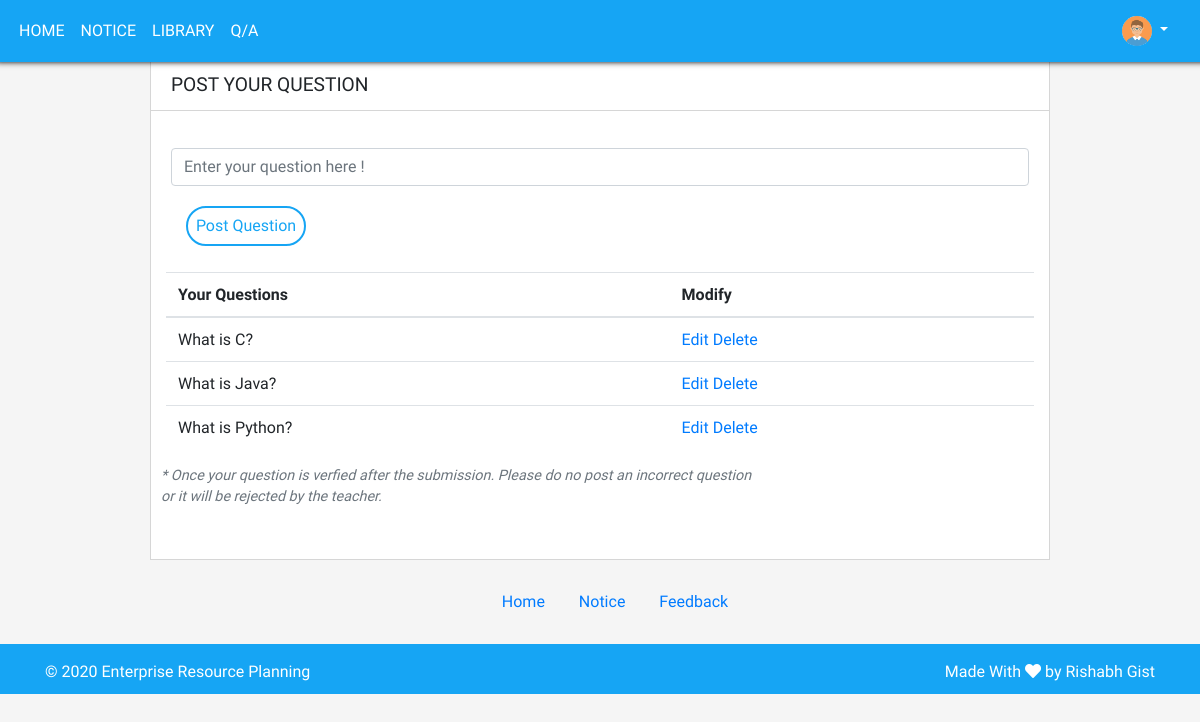
Before: /post.php (signed in) with the older database file.
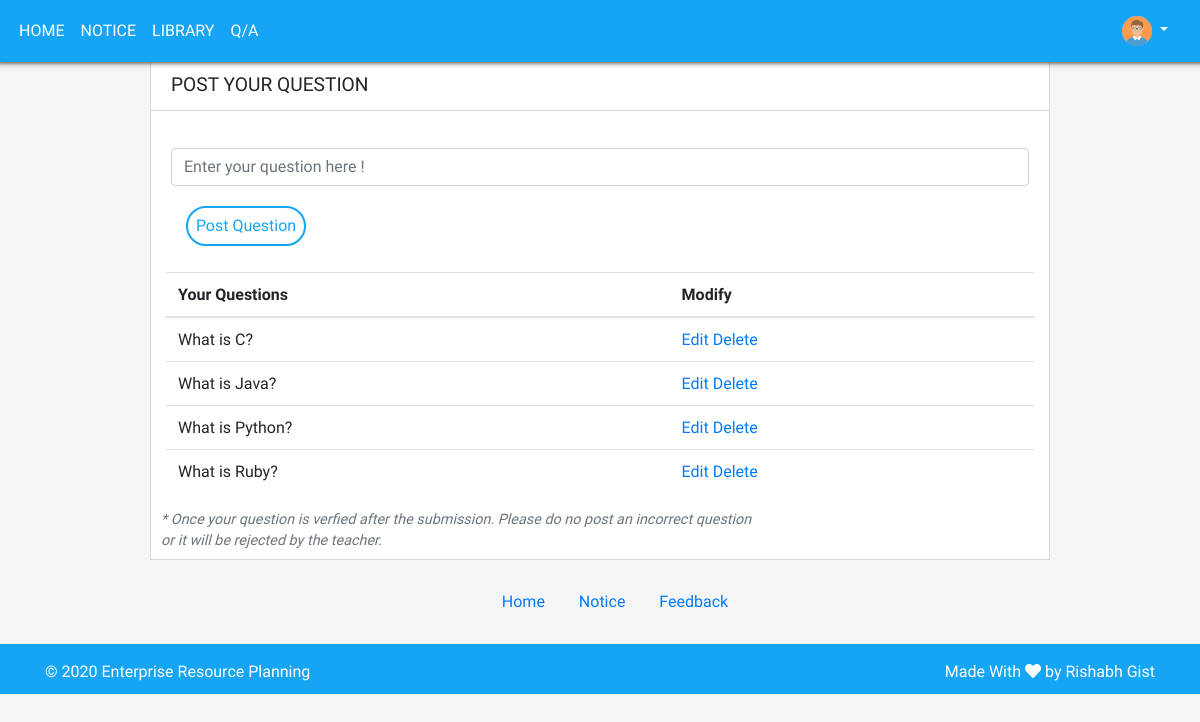
After: the same page with the newer database file.
### tables this page shows
CREATE TABLE IF NOT EXISTS `post` (
  `id` int(100) NOT NULL AUTO_INCREMENT,
  `posted_by` varchar(100) DEFAULT NULL,
  `post_title` varchar(100) DEFAULT NULL,
  `post_date` varchar(200) DEFAULT NULL,
  `post_like` int(100) DEFAULT NULL,
  PRIMARY KEY (`id`)
);

### post.php (the view, shortened to what this page needs)
<?php
include 'includes/header.php';
include 'includes/nav.php';
$user = $_SESSION['username'];
?>
<div>
	<div class="post-details">
	<div class="profile-div">
	        <span class="profile-heading">Post Your Question</span>
	</div>
	<form class="form-group" method="post">
		<input type="text" name="question" class="form-control" placeholder="Enter your question here !" value="">
		<div class="row" style="margin: auto;">
			<div class="col-md-2">
				<button class="btn-ask btn-profile" name="save">Post Question</button>
			</div>
			<div class="col-md-4">
			</div>
		</div>
	</form>
	<div class="container">
		<table class="table table-hover">
		  <thead>
		    <tr>
		      <th colspan="3">Your Questions</th>
		      <th scope="col">Modify</th>
		    </tr>
		  </thead>
		  <tbody>
		  <?php
			$all_question = "SELECT *  FROM post WHERE posted_by ='$user'";
			$result2 = mysqli_query($con,$all_question);
			while ($row = mysqli_fetch_assoc($result2)) {
				$id = $row['id'];
				$question = $row['post_title'];
			?>
		    <tr>
		      <td colspan="3"><?php echo $question ?></td>
		      <td><a href="post.php?edit=<?php echo $id?>" class="modify-link" >Edit</a>&nbsp;<a href="post.php?delete=<?php echo $id?>" class="modify-link">Delete</a></td>
		    </tr>
		<?php } ?>
		  </tbody>
		</table>
	</div>
<span class="text-muted"> * Once your question is verfied after the submission. Please do no post an incorrect question </span><br>
<span class="text-muted">or it will be rejected by the teacher.</span>
</div>
<?php include 'includes/footer.php'; ?>

### includes/header.php (shortened to what this page needs)
<html>
<head>
    <link rel="stylesheet" type="text/css" href="css/style.css">
    <link rel="stylesheet" type="text/css" href="css/bootstrap.css">
    <link rel="stylesheet" type="text/css" href="https://cdnjs.cloudflare.com/ajax/libs/font-awesome/5.13.0/css/all.min.css">
</head>

### includes/nav.php (shortened to what this page needs)
<?php
if ($_SESSION['role'] == 'student' || $_SESSION['role'] == 'teacher') {
 $user = 'user';
}else{
  $user = 'admin';
}
 ?>
<?php
if ($_SESSION['role'] == 'student' || $_SESSION['role'] == 'admin' ) {
?>
<nav class="navbar fixed-top navbar-expand row">
        <ul class="navbar-nav">
            <li class="nav-item active">
                <a href="<?php echo $user; ?>" class="nav-link">HOME</a>
            </li>
            <li class="nav-item">
                <a href="notice" class="nav-link">NOTICE</a>
            </li>
            <li class="nav-item">
                <a href="library" class="nav-link">LIBRARY</a>
            </li>
            <li class="nav-item">
                <a href="qna" class="nav-link">Q/A</a>
            </li>
          </ul>
<?php } ?>
        <ul class="col-md-2 nav-profile">
           <li class="nav-item nav-profile">
            <div class="dropdown-container">
             <a class="nav-link dropdown-toggle" href="#" id="navbarDropdown" role="button" data-toggle="dropdown">
                    <img src="img/profile.png" class="profilePicNav">
                </a>
              </div>
             </li>
          </ul>
    </nav>
  <body class="bg">
<div class="page">

### includes/footer.php (shortened to what this page needs)
<div class="container-foot">
  <a href="#" class="footer-link">Home</a>
  <a href="#" class="footer-link">Notice</a>
  <a href="#" class="footer-link">Feedback</a>
</div>
</div>
</body>
<footer class="footer mt-auto py-3">
        <div class="container">
        <div class="row">
          <div class="container-footer col-md-6">
            <span>&copy; 2020 Enterprise Resource Planning</span>
          </div>
          <div class="container-footer-made col-md-6">
            <span>Made With <i class="fas fa-heart" style="color: #fff;"></i> by Rishabh Gist </span>
          </div>
     </div>
     </div>
    </footer>
</html>

### css/style.css (style rules this page uses)
html { margin: 0; height: 100%; }
body { position: relative; min-height: 100%; min-height: 100vh; }
.dropdown-container { position: relative; }
.page { min-height: 100%; }
.bg { background-color: #f5f5f5; font-family: 'Ubuntu', sans-serif; }
ul { width: 100%; }
.navbar { background-color: #16a5f4; box-shadow: 3px 8px 6px -8px black; padding: 0; }
.nav-link { color: #fff; text-transform: uppercase; }
ul { text-decoration: none; }
.profilePicNav { width: 30px; vertical-align: middle; border-radius: 50%; }
.btn-profile { width:120px; height: 40px; border-radius: 30px; border:2px solid #16a5f4; background:none; color: #16a5f4; }
footer { background-color: #16a5f4; color: #fff; height: 50px; }
.container-footer-made { align-content: right; text-align: right; }
.navbar-nav { margin-left: 10px; }
.nav-profile { align-content: right; text-align: right; display: -ms-flexbox; display: flex; -ms-flex-direction: column; flex-direction: column; padding-left: 0; margin-bottom: 0; list-style: none; }
.profile-div { background-color: #fff; width: 100%; padding: 10px 20px; border-bottom: 1px solid #d6d6d6; font-size: 1.2rem; font-family:'Quicksand', sans-serif; text-transform: uppercase; }
.form-group { margin-top: 3%; padding: 10px 20px; }
.btn-ask { margin-top: 20px; }
.text-muted { font-style: italic; font-size: 0.9rem; padding: 10px; }
.container-foot { text-align: center; margin: 30px 0; }
.footer-link { margin-left: 30px; }
.post-details { background-color: #fff; border: 1px solid #d6d6d6; height: 500px ; width: 900px; margin:auto; margin-top: 5% }

Changed rows visible on the page:
added post: post_title "What is Ruby?"
